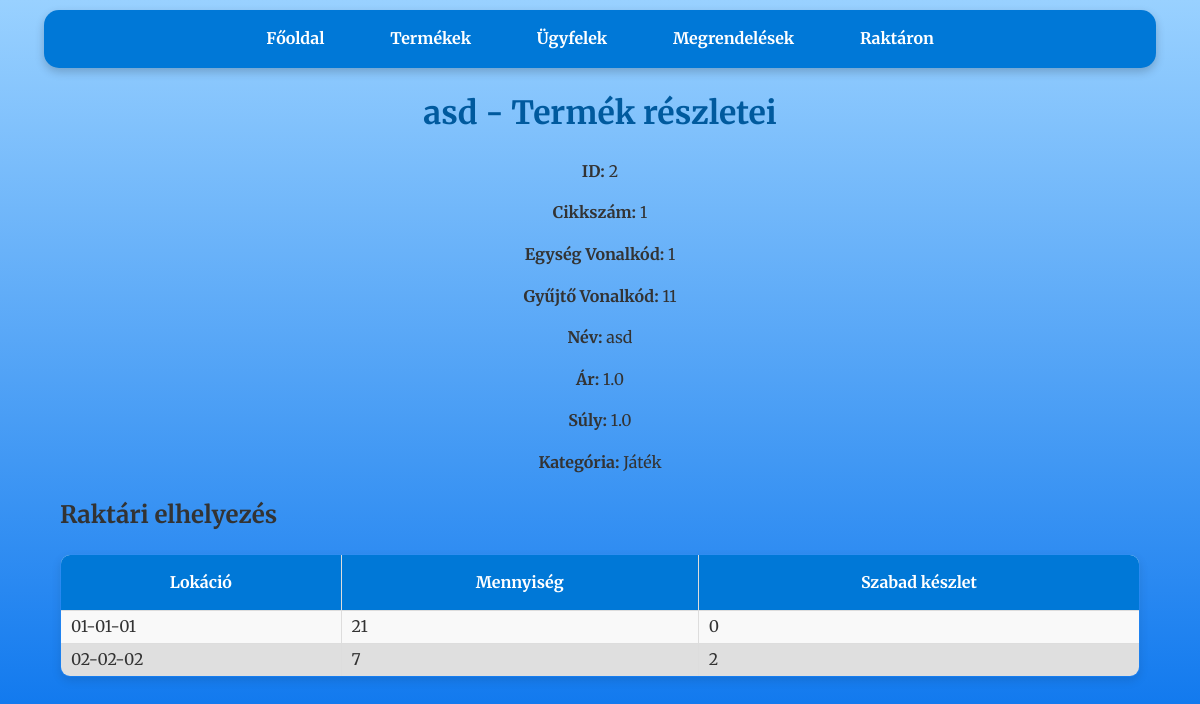
Before: /product/1 with the older database file.
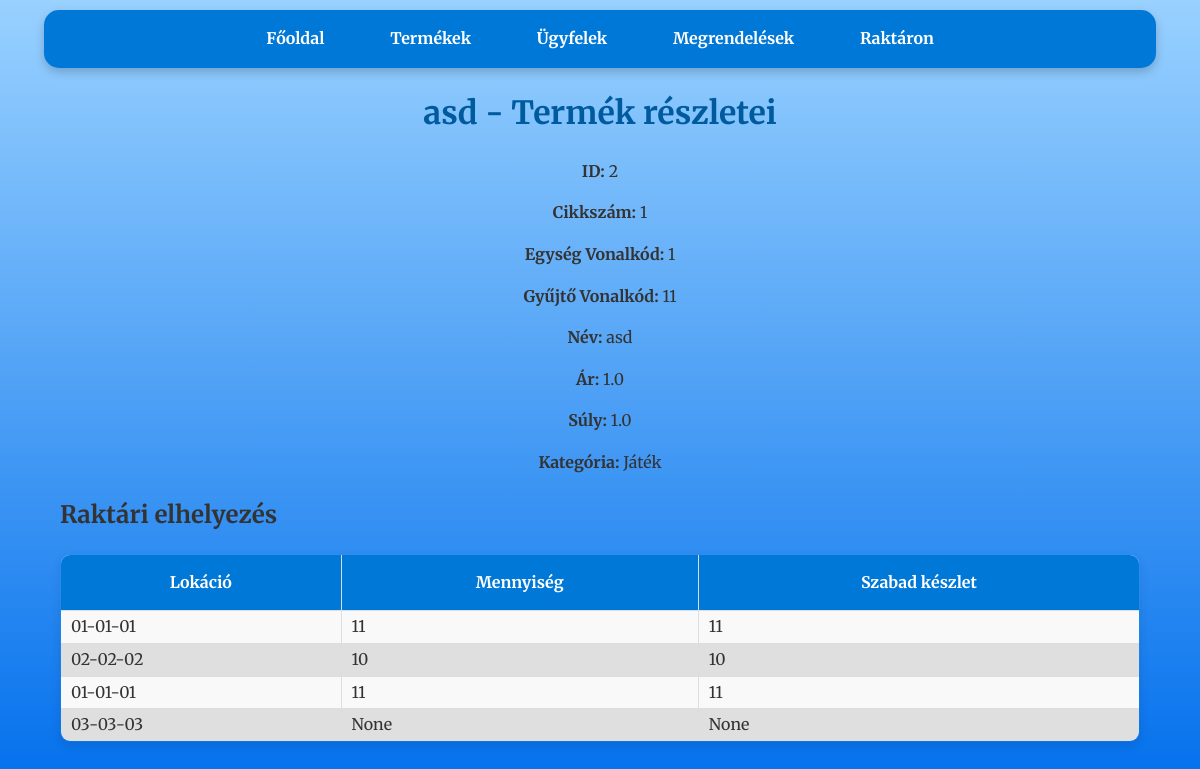
After: the same page with the newer database file.
### tables this page shows
CREATE TABLE stock (
                    id INTEGER PRIMARY KEY,
                    cikkszam TEXT,
                    lokacio TEXT,
                    mennyiseg INTEGER,
                    order_id INTEGER,
                    FOREIGN KEY(cikkszam) REFERENCES products(cikkszam),
                    FOREIGN KEY(order_id) REFERENCES orders(id));

### raktar_program-master/app.py (the view)
@app.route('/product/<cikkszam>')
def product_details(cikkszam):
    conn = get_db_connection()
    product = conn.execute(
        'SELECT * FROM products WHERE cikkszam = ?',
        (cikkszam,)
    ).fetchone()
    stock = conn.execute(
        '''SELECT stock.id, stock.lokacio,
                            (SELECT SUM(mennyiseg)
                            FROM stock s
                            WHERE s.cikkszam = ? AND s.lokacio = stock.lokacio) AS total_mennyiseg,
                            (SELECT SUM(mennyiseg)
                            FROM stock s
                            WHERE s.cikkszam = ? AND s.lokacio = stock.lokacio  AND s.order_id IS NULL) AS mennyiseg_null
                            FROM products JOIN stock ON stock.cikkszam = products.cikkszam
                            WHERE stock.order_id IS NULL''',
        (cikkszam, cikkszam)
    ).fetchall()
    conn.close()
    return render_template(
        'product_details.html',
        product=product,
        stock=stock
    )

### raktar_program-master/app.py (called while the page is built)
def get_db_connection():
    conn = sqlite3.connect('database.db')
    conn.row_factory = sqlite3.Row
    return conn

### raktar_program-master/templates/product_details.html (shortened to what this page needs)
<!DOCTYPE html>
<html lang="hu">
<head>
    <link rel="stylesheet" href="{{ url_for('static', filename='css/style.css') }}">
</head>
<body>
    <nav>
        <a href="{{ url_for('index') }}">Főoldal</a>
        <a href="{{ url_for('products') }}">Termékek</a>
        <a href="{{ url_for('customers') }}">Ügyfelek</a>
        <a href="{{ url_for('orders') }}">Megrendelések</a>
        <a href="{{ url_for('stock') }}">Raktáron</a>
    </nav>
    <h1>{{ product.nev }} - Termék részletei</h1>
    <div class="product-details">
        <p><strong>ID:</strong> {{ product.id }}</p>
        <p><strong>Cikkszám:</strong> {{ product.cikkszam }}</p>
        <p><strong>Egység Vonalkód:</strong> {{ product.egyseg_vonalkod }}</p>
        <p><strong>Gyűjtő Vonalkód:</strong> {{ product.gyujto_vonalkod }}</p>
        <p><strong>Név:</strong> {{ product.nev }}</p>
        <p><strong>Ár:</strong> {{ product.ar }}</p>
        <p><strong>Súly:</strong> {{ product.suly }}</p>
        <p><strong>Kategória:</strong> {{ product.kategoria }}</p>
    </div>
    <div class="container">
        <h2>Raktári elhelyezés</h2>
        <table>
            <thead>
                <tr>
                    <th>Lokáció</th>
                    <th>Mennyiség</th>
                    <th>Szabad készlet</th>
                </tr>
            </thead>
            <tbody>
                {% for item in stock %}
                <tr>
                    <td>{{ item.lokacio }}</td>
                    <td>{{ item.total_mennyiseg }}</td>
                    <td>{{ item.mennyiseg_null }}</td>
                </tr>
                {% endfor %}
            </tbody>
        </table>
    </div>
</body>
</html>

Changed rows visible on the page:
changed stock (number 1 of 4 on the later page): total_mennyiseg "21" → "11"; mennyiseg_null "0" → "11"
now on this page (row edited): stock: lokacio "02-02-02", total_mennyiseg "10", mennyiseg_null "10"
changed stock (number 3 of 4 on the later page): lokacio "02-02-02" → "01-01-01"; total_mennyiseg "7" → "11"; mennyiseg_null "2" → "11"
now on this page (row edited): stock: lokacio "03-03-03", total_mennyiseg "None", mennyiseg_null "None"
